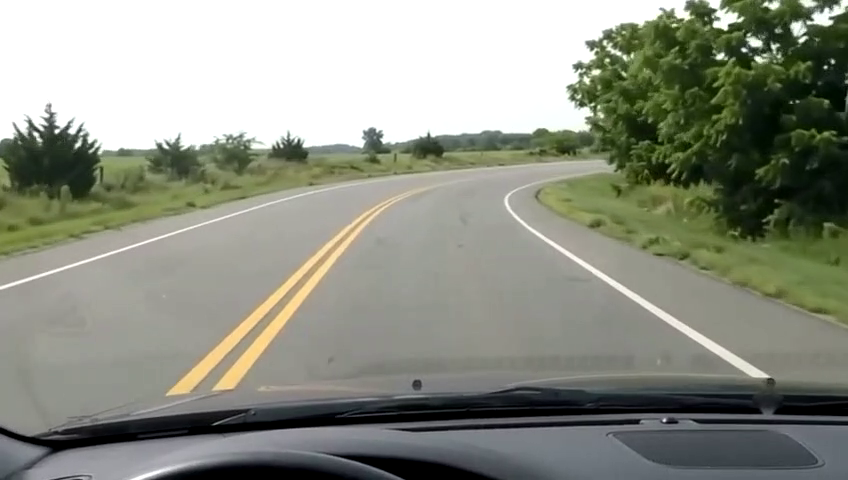
#> input picture frame 19 of 1st_turn.mp4, 848 x 480 px, given in place of 2nd_turn.mp4, which was not available
$ python main.py
#> lines starting #> are read from the running program, lines starting #| are printed output that depends on the picture; after the words box and inside, x2 and y2 are one past the last pixel; in counts of white or black regions, pixels touching at a corner belong together; pictures that were not available may be replaced by others from this repository, and a replacement may not be noted
### preprocessing.py
"""ROI and edge preprocessing."""
import cv2
import numpy as np

from config import (
    ROI_TOP_RATIO,
    ROI_POLYGON_RATIOS,
    BLUR_KERNEL,
    CANNY_LOW,
    CANNY_HIGH,
    MORPH_KERNEL_SIZE,
    MORPH_CLOSE_ITERATIONS,
)


def get_roi(frame):
    height, width = frame.shape[:2]
    y_offset = int(height * ROI_TOP_RATIO)
    roi = frame[y_offset:height, :]
    roi_h, roi_w = roi.shape[:2]

    polygon = np.array(
        [[int(xr * (roi_w - 1)), int(yr * (roi_h - 1))]
         for xr, yr in ROI_POLYGON_RATIOS],
        dtype=np.int32,
    ).reshape(-1, 1, 2)

    return roi, y_offset, polygon


def apply_polygon_mask(image, polygon):
    mask = np.zeros(image.shape[:2], dtype=np.uint8)
    cv2.fillPoly(mask, [polygon], 255)
    return cv2.bitwise_and(image, image, mask=mask)


def preprocess(roi):
    gray = cv2.cvtColor(roi, cv2.COLOR_BGR2GRAY)
    blur = cv2.GaussianBlur(gray, BLUR_KERNEL, 0)
    edges = cv2.Canny(blur, CANNY_LOW, CANNY_HIGH)

    kernel = cv2.getStructuringElement(
        cv2.MORPH_RECT,
        (MORPH_KERNEL_SIZE, MORPH_KERNEL_SIZE),
    )
    edges = cv2.morphologyEx(
        edges,
        cv2.MORPH_CLOSE,
        kernel,
        iterations=MORPH_CLOSE_ITERATIONS,
    )
    return edges

### lane_detection.py
"""Level 1 road-boundary detection using filtered Hough segments."""
import cv2
import numpy as np

from config import (
    HOUGH_RHO, HOUGH_THETA, HOUGH_THRESHOLD,
    MIN_LINE_LENGTH_RATIO, MAX_LINE_GAP_RATIO,
    MIN_ABS_SLOPE, MAX_ABS_SLOPE,
    CENTER_MARGIN_RATIO, MIN_VERTICAL_SPAN_RATIO,
    MIN_SEGMENTS_PER_SIDE, MIN_SIDE_POINTS, LINE_TOP_RATIO,
)


def detect_lines(edges):
    h = edges.shape[0]
    lines = cv2.HoughLinesP(
        edges, HOUGH_RHO, HOUGH_THETA, HOUGH_THRESHOLD,
        minLineLength=max(5, int(h * MIN_LINE_LENGTH_RATIO)),
        maxLineGap=max(2, int(h * MAX_LINE_GAP_RATIO)),
    )
    if lines is None:
        return []
    lines = np.asarray(lines).reshape(-1, 4)
    return [(int(x1), int(y1), int(x2), int(y2)) for x1, y1, x2, y2 in lines]


def _features(line):
    x1, y1, x2, y2 = line
    dx, dy = x2 - x1, y2 - y1
    if dx == 0:
        return None
    return float(np.hypot(dx, dy)), dy / dx, abs(dy)


def _useful(line, frame_height):
    f = _features(line)
    if f is None:
        return False
    _, slope, vspan = f
    return (
        MIN_ABS_SLOPE <= abs(slope) <= MAX_ABS_SLOPE
        and vspan >= frame_height * MIN_VERTICAL_SPAN_RATIO
    )


def separate_lines(lines, frame_width, frame_height):
    left, right = [], []
    center = frame_width / 2.0
    margin = frame_width * CENTER_MARGIN_RATIO

    for line in lines:
        if not _useful(line, frame_height):
            continue
        x1, y1, x2, y2 = line
        slope = (y2 - y1) / (x2 - x1)
        mid_x = (x1 + x2) / 2.0

        if slope < 0 and mid_x < center + margin:
            left.append(line)
        elif slope > 0 and mid_x > center - margin:
            right.append(line)

    return left, right


def get_lane_points(lines, points_per_segment=10):
    if not lines:
        return None
    points = []
    for x1, y1, x2, y2 in lines:
        xs = np.linspace(x1, x2, points_per_segment)
        ys = np.linspace(y1, y2, points_per_segment)
        points.extend(zip(xs, ys))
    if len(points) < MIN_SIDE_POINTS:
        return None
    return np.asarray(points, dtype=np.float64)


def fit_lane_line(lines, frame_height):
    if len(lines) < MIN_SEGMENTS_PER_SIDE:
        return None

    xs, ys, weights = [], [], []
    for line in lines:
        x1, y1, x2, y2 = line
        length = float(np.hypot(x2 - x1, y2 - y1))
        xs.extend([x1, x2])
        ys.extend([y1, y2])
        weights.extend([length, length])

    xs, ys, weights = map(lambda a: np.asarray(a, dtype=float), (xs, ys, weights))
    if np.ptp(ys) < 1:
        return None

    try:
        a, b = np.polyfit(ys, xs, 1, w=weights)
    except (np.linalg.LinAlgError, ValueError):
        return None

    y_bottom = frame_height - 1
    y_top = int(frame_height * LINE_TOP_RATIO)
    return (float(a * y_bottom + b), float(y_bottom),
            float(a * y_top + b), float(y_top))

### curvature.py
"""Road-center curvature and approximate radius estimation.

The previous implementation reported a normalized polynomial curvature
value whose magnitude was not directly interpretable as a road radius.
This version fits the road center in coordinates normalized by frame
height and converts curvature to an approximate image-space radius.
"""
import numpy as np

from config import (
    CURVATURE_Y_MIN,
    CURVATURE_Y_MAX,
    CURVATURE_SAMPLES,
    MIN_VALID_RADIUS_PX,
    MAX_VALID_RADIUS_PX,
)


def fit_polynomial(points):
    if points is None or len(points) < 3:
        return None
    points = np.asarray(points, dtype=np.float64)
    x = points[:, 0]
    y = points[:, 1]
    try:
        return np.polyfit(y, x, 2)
    except (np.linalg.LinAlgError, ValueError):
        return None


def evaluate_polynomial(coefficients, y):
    if coefficients is None:
        return None
    a, b, c = coefficients
    return a * y ** 2 + b * y + c


def _center_points(left_points, right_points, frame_height):
    if left_points is None or right_points is None:
        return None

    left = np.asarray(left_points, dtype=np.float64)
    right = np.asarray(right_points, dtype=np.float64)

    if len(left) < 3 or len(right) < 3:
        return None

    # Fit each side first so the center is not biased by different
    # numbers of Hough segments on the two sides.
    left_coeff = fit_polynomial(left)
    right_coeff = fit_polynomial(right)
    if left_coeff is None or right_coeff is None:
        return None

    y_px = np.linspace(
        frame_height * CURVATURE_Y_MIN,
        frame_height * CURVATURE_Y_MAX,
        CURVATURE_SAMPLES,
    )

    left_x = evaluate_polynomial(left_coeff, y_px)
    right_x = evaluate_polynomial(right_coeff, y_px)
    center_x = (left_x + right_x) / 2.0

    # Normalize both coordinates by frame height. This keeps the
    # curvature numerically stable across resolutions.
    y = y_px / float(frame_height)
    x = center_x / float(frame_height)

    try:
        center_coeff = np.polyfit(y, x, 2)
    except (np.linalg.LinAlgError, ValueError):
        return None

    return center_coeff, left_coeff, right_coeff


def calculate_polynomial_curvature(left_points, right_points, frame_width, frame_height):
    """Return (radius_px, direction, left_coeff, right_coeff)."""
    result = _center_points(left_points, right_points, frame_height)
    if result is None:
        return None, None, None, None

    center_coeff, left_coeff, right_coeff = result
    a, b, _ = center_coeff

    y_values = np.linspace(
        CURVATURE_Y_MIN,
        CURVATURE_Y_MAX,
        CURVATURE_SAMPLES,
    )

    radii = []
    signed_curvatures = []

    for y in y_values:
        first = 2.0 * a * y + b
        second = 2.0 * a
        denominator = (1.0 + first ** 2) ** 1.5
        if denominator <= 1e-12:
            continue
        signed_kappa = second / denominator
        kappa = abs(signed_kappa)
        if kappa > 1e-9:
            radii.append(1.0 / kappa)
            signed_curvatures.append(signed_kappa)

    if not radii:
        # A nearly perfectly straight fitted centerline is effectively
        # infinite radius rather than a failed detection.
        return MAX_VALID_RADIUS_PX, "STRAIGHT", left_coeff, right_coeff

    radius_normalized = float(np.median(radii))
    radius_px = radius_normalized * frame_height
    radius_px = float(np.clip(radius_px, MIN_VALID_RADIUS_PX, MAX_VALID_RADIUS_PX))

    # With image coordinates increasing downward, the sign is opposite
    # the usual Cartesian y-axis convention.
    median_signed = float(np.median(signed_curvatures))
    direction = "LEFT" if median_signed < 0 else "RIGHT"

    return radius_px, direction, left_coeff, right_coeff


def get_road_center(left_line, right_line):
    if left_line is None or right_line is None:
        return None
    cx_bottom = (left_line[0] + right_line[0]) / 2.0
    cx_top = (left_line[2] + right_line[2]) / 2.0
    return (cx_bottom, left_line[1]), (cx_top, left_line[3])


# [13 lines left out: function calculate_curvature, not called in this run]

### smoothing.py
"""Temporal smoothing for curvature/radius values."""
from collections import deque
import numpy as np

from config import (
    SMOOTHING_WINDOW,
    MEDIAN_WINDOW,
    EMA_ALPHA,
    MAX_RADIUS_JUMP_RATIO,
)


class TemporalSmoother:
    """Median + bounded EMA smoothing for frame-to-frame radius."""

    def __init__(self, window_size=SMOOTHING_WINDOW, median_window=MEDIAN_WINDOW):
        self.window_size = max(1, int(window_size))
        self.median_window = max(1, min(int(median_window), self.window_size))
        self.history = deque(maxlen=self.window_size)
        self.ema = None

    def update(self, radius):
        if radius is None:
            return self.get_smoothed_value()

        radius = float(radius)
        if not np.isfinite(radius):
            return self.get_smoothed_value()

        # Prevent a single bad frame from moving the output wildly.
        if self.ema is not None:
            limit = max(self.ema * MAX_RADIUS_JUMP_RATIO, 150.0)
            lower = self.ema - limit
            upper = self.ema + limit
            radius = float(np.clip(radius, lower, upper))

        self.history.append(radius)
        recent = list(self.history)[-self.median_window:]
        median = float(np.median(recent))

        if self.ema is None:
            self.ema = median
        else:
            self.ema = EMA_ALPHA * median + (1.0 - EMA_ALPHA) * self.ema

        return self.ema

    def get_smoothed_value(self):
        return self.ema

    def reset(self):
        self.history.clear()
        self.ema = None

    def get_history(self):
        return list(self.history)

### warning.py
"""Stable three-state road classification with hysteresis."""
from config import (
    SHARP_RADIUS_PX,
    MODERATE_RADIUS_PX,
    STATUS_ENTER_FRAMES,
    STATUS_EXIT_FRAMES,
)


class TurnClassifier:
    def __init__(self):
        self.status = None
        self.candidate = None
        self.candidate_count = 0
        self.exit_count = 0

    @staticmethod
    def raw_classification(radius):
        if radius is None:
            return None
        radius = abs(float(radius))
        if radius <= SHARP_RADIUS_PX:
            return "SHARP TURN"
        if radius <= MODERATE_RADIUS_PX:
            return "MODERATE TURN"
        return "STRAIGHT"

    def update(self, radius):
        raw = self.raw_classification(radius)
        if raw is None:
            return self.status or "NO DETECTION"

        if self.status is None:
            self.status = raw
            self.candidate = None
            self.candidate_count = 0
            return self.status

        if raw == self.status:
            self.candidate = None
            self.candidate_count = 0
            self.exit_count = 0
            return self.status

        # Require several consecutive frames before changing state.
        if raw != self.candidate:
            self.candidate = raw
            self.candidate_count = 1
        else:
            self.candidate_count += 1

        if self.candidate_count >= STATUS_ENTER_FRAMES:
            self.status = raw
            self.candidate = None
            self.candidate_count = 0
            self.exit_count = 0

        return self.status

    # [5 lines left out: function reset, not called in this run]


_classifier = TurnClassifier()


def classify_turn(radius):
    return _classifier.update(radius)


def reset_warning_state():
    _classifier.reset()

### main.py
"""Road curvature / turn classification - 50% milestone.

Implemented:
    Level 1: cleaner road-boundary detection
    Level 2: corrected curvature/radius calculation
    Level 3: temporal smoothing and stable 3-state classification

Not yet implemented:
    RANSAC, bird's-eye perspective transform, vehicle masking,
    real-world camera calibration.
"""
import argparse
import os
import sys

import cv2
import numpy as np

from config import (
    VIDEO_PATH, DEBUG, COLOR_LEFT, COLOR_RIGHT, COLOR_CENTER,
    COLOR_HOUGH, COLOR_RADIUS, STATUS_COLORS,
    CURVATURE_Y_MIN, MAX_VALID_RADIUS_PX,
    SMOOTHING_WINDOW,
)
from preprocessing import get_roi, apply_polygon_mask, preprocess
from lane_detection import detect_lines, separate_lines, fit_lane_line, get_lane_points
from curvature import get_road_center, calculate_polynomial_curvature
from smoothing import TemporalSmoother
from warning import TurnClassifier


def draw_line(img, line, color, thickness=4):
    if line is None:
        return
    xb, yb, xt, yt = line
    cv2.line(img, (int(xb), int(yb)), (int(xt), int(yt)), color, thickness)


def draw_polynomial(img, coefficients, y_start, y_end, color, thickness=4):
    if coefficients is None:
        return
    a, b, c = coefficients
    points = []
    for y in np.linspace(y_start, y_end, 120):
        x = a * y * y + b * y + c
        xi, yi = int(round(x)), int(round(y))
        if 0 <= xi < img.shape[1] and 0 <= yi < img.shape[0]:
            points.append((xi, yi))
    if len(points) >= 2:
        cv2.polylines(img, [np.asarray(points, dtype=np.int32)], False, color, thickness)


def draw_results(frame, left_line, right_line, radius, status, direction):
    out = frame.copy()
    scale = max(0.5, frame.shape[0] / 720.0)
    thick = max(1, int(round(2 * scale)))
    color = STATUS_COLORS.get(status, (255, 255, 255))
    x = int(20 * scale)
    y = int(42 * scale)
    step = int(40 * scale)

    center = get_road_center(left_line, right_line)
    if center is not None:
        (xb, yb), (xt, yt) = center
        cv2.line(out, (int(xb), int(yb)), (int(xt), int(yt)), COLOR_CENTER, 2)
        cv2.circle(out, (int(xb), int(yb)), 5, COLOR_CENTER, -1)

    radius_text = "n/a" if radius is None else f"{radius:.0f} px"
    direction_text = "" if direction is None else f"Direction: {direction}"

    cv2.putText(out, f"Road Status: {status}", (x, y), cv2.FONT_HERSHEY_SIMPLEX,
                0.95 * scale, color, thick + 1, cv2.LINE_AA)
    cv2.putText(out, f"Curve radius: {radius_text}", (x, y + step),
                cv2.FONT_HERSHEY_SIMPLEX, 0.78 * scale, COLOR_RADIUS, thick, cv2.LINE_AA)

    if direction_text:
        cv2.putText(out, direction_text, (x, y + 2 * step),
                    cv2.FONT_HERSHEY_SIMPLEX, 0.68 * scale, color, thick, cv2.LINE_AA)

    if status == "SHARP TURN":
        text = "!! SHARP TURN AHEAD !!"
        font_scale = 0.9 * scale
        (tw, th), _ = cv2.getTextSize(text, cv2.FONT_HERSHEY_SIMPLEX, font_scale, thick + 1)
        tx = max(10, (frame.shape[1] - tw) // 2)
        ty = frame.shape[0] - int(45 * scale)
        cv2.rectangle(out, (tx - 12, ty - th - 12), (tx + tw + 12, ty + 10), (0, 0, 0), -1)
        cv2.putText(out, text, (tx, ty), cv2.FONT_HERSHEY_SIMPLEX,
                    font_scale, color, thick + 1, cv2.LINE_AA)

    return out


def process_frame(frame, smoother, classifier):
    height, width = frame.shape[:2]
    roi, y_offset, polygon = get_roi(frame)
    edges = apply_polygon_mask(preprocess(roi), polygon)

    roi_lines = detect_lines(edges)
    frame_lines = [(x1, y1 + y_offset, x2, y2 + y_offset)
                   for x1, y1, x2, y2 in roi_lines]

    left_lines, right_lines = separate_lines(frame_lines, width, height)
    left_points = get_lane_points(left_lines)
    right_points = get_lane_points(right_lines)

    left_line = fit_lane_line(left_lines, height)
    right_line = fit_lane_line(right_lines, height)

    radius, direction, left_coeff, right_coeff = calculate_polynomial_curvature(
        left_points, right_points, width, height
    )

    smoothed_radius = smoother.update(radius)
    status = classifier.update(smoothed_radius)

    output = frame.copy()
    draw_polynomial(output, left_coeff, int(height * CURVATURE_Y_MIN), height,
                    COLOR_LEFT, 4)
    draw_polynomial(output, right_coeff, int(height * CURVATURE_Y_MIN), height,
                    COLOR_RIGHT, 4)
    output = draw_results(output, left_line, right_line,
                          smoothed_radius, status, direction)

    debug = {}
    if DEBUG:
        roi_vis = roi.copy()
        cv2.polylines(roi_vis, [polygon], True, (0, 255, 255), 2)

        hough_vis = frame.copy()
        shifted_poly = polygon + np.array([0, y_offset], dtype=np.int32)
        cv2.polylines(hough_vis, [shifted_poly], True, (0, 255, 255), 2)

        for x1, y1, x2, y2 in frame_lines:
            cv2.line(hough_vis, (x1, y1), (x2, y2), COLOR_HOUGH, 1)
        for x1, y1, x2, y2 in left_lines:
            cv2.line(hough_vis, (x1, y1), (x2, y2), COLOR_LEFT, 3)
        for x1, y1, x2, y2 in right_lines:
            cv2.line(hough_vis, (x1, y1), (x2, y2), COLOR_RIGHT, 3)

        fitted_vis = np.zeros_like(frame)
        draw_line(fitted_vis, left_line, COLOR_LEFT)
        draw_line(fitted_vis, right_line, COLOR_RIGHT)
        draw_polynomial(fitted_vis, left_coeff, int(height * CURVATURE_Y_MIN), height, COLOR_LEFT, 4)
        draw_polynomial(fitted_vis, right_coeff, int(height * CURVATURE_Y_MIN), height, COLOR_RIGHT, 4)

        debug = {
            "1 ROI": roi_vis,
            "2 Canny + mask": edges,
            "3 Hough (green=raw, blue/red=accepted)": hough_vis,
            "4 Fitted road curves": fitted_vis,
        }

    return output, debug, radius, smoothed_radius, status, direction, len(left_lines), len(right_lines)


def parse_args():
    parser = argparse.ArgumentParser(description="Road curvature and turn classifier - 50% milestone")
    parser.add_argument("video", nargs="?", default=VIDEO_PATH)
    parser.add_argument("--no-debug", action="store_true")
    parser.add_argument("--no-display", action="store_true")
    parser.add_argument("--save", metavar="FILE")
    return parser.parse_args()


def main():
    global DEBUG
    args = parse_args()
    if args.no_debug:
        DEBUG = False

    smoother = TemporalSmoother(window_size=SMOOTHING_WINDOW)
    classifier = TurnClassifier()

    cap = cv2.VideoCapture(args.video)
    if not cap.isOpened():
        print(f"ERROR: could not open video '{args.video}'")
        sys.exit(1)

    writer = None
    frame_count = 0
    last_status = None

    try:
        while True:
            ok, frame = cap.read()
#> frame is the input picture: shape (480, 848, 3); mean B, G, R 133.1, 145.5, 142.1
            if not ok:
                break
            frame_count += 1

            output, debug, raw_radius, smoothed_radius, status, direction, nl, nr = process_frame(
                frame, smoother, classifier
            )
#> in get_roi, `roi = frame[y_offset:height, :]`:
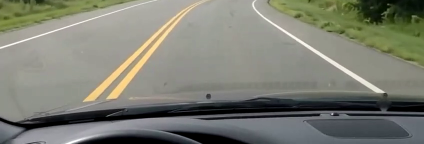
#> roi: shape (288, 848, 3) (shown at 1/2 size); mean B, G, R 114.7, 125.7, 124.1
#> in process_frame, `roi, y_offset, polygon = get_roi(frame)`: y_offset = 192; polygon = [[0, 287], [254, 0], [592, 0], [847, 287]]
#> in preprocess, `gray = cv2.cvtColor(roi, cv2.COLOR_BGR2GRAY)`:
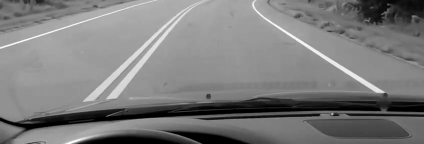
#> gray: shape (288, 848) (shown at 1/2 size); min 0, max 255, mean 124
#> in preprocess, `edges = cv2.Canny(blur, CANNY_LOW, CANNY_HIGH)`:
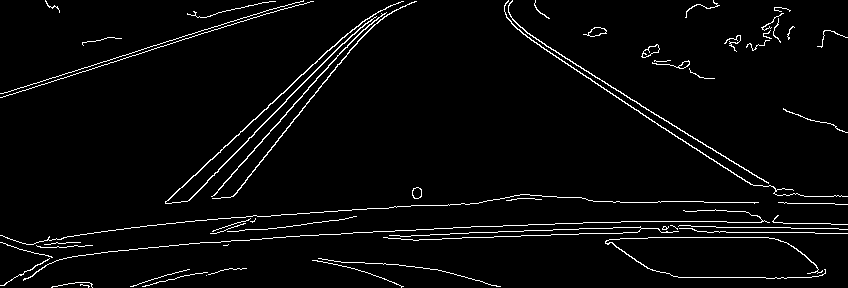
#> edges: shape (288, 848); 3.4% white in thin lines or dots
#> in preprocess, `edges = cv2.morphologyEx( edges, cv2.MORPH_CLOSE, kernel, iterations=M..`:
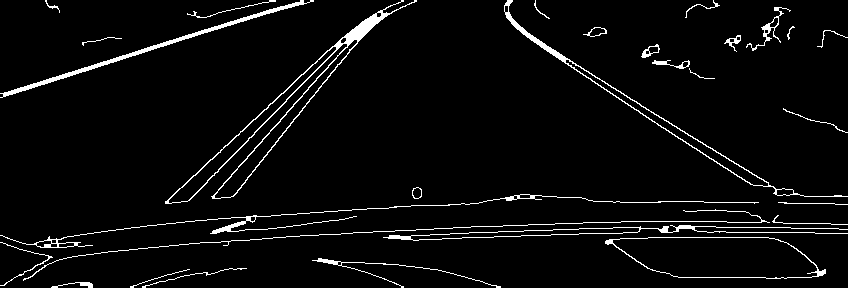
#> edges: shape (288, 848); 4.2% white in thin lines or dots
#> in apply_polygon_mask, `cv2.fillPoly(mask, [polygon], 255)`:
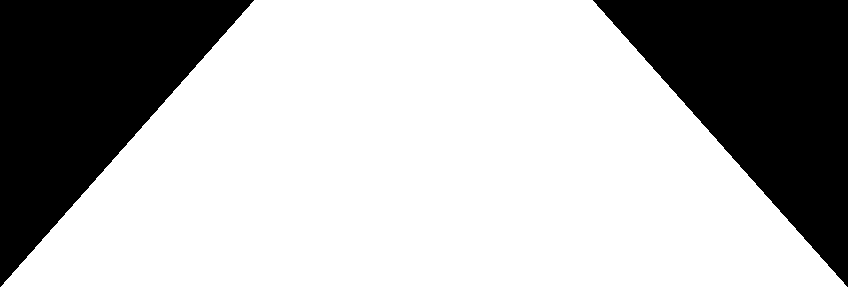
#> mask: shape (288, 848); 70% white; 2 black regions, box (x1, y1, x2, y2) and area: (593, 0, 848, 287) 36720, (0, 0, 254, 287) 36576
#> (the rest of the program and of its run is left out)
